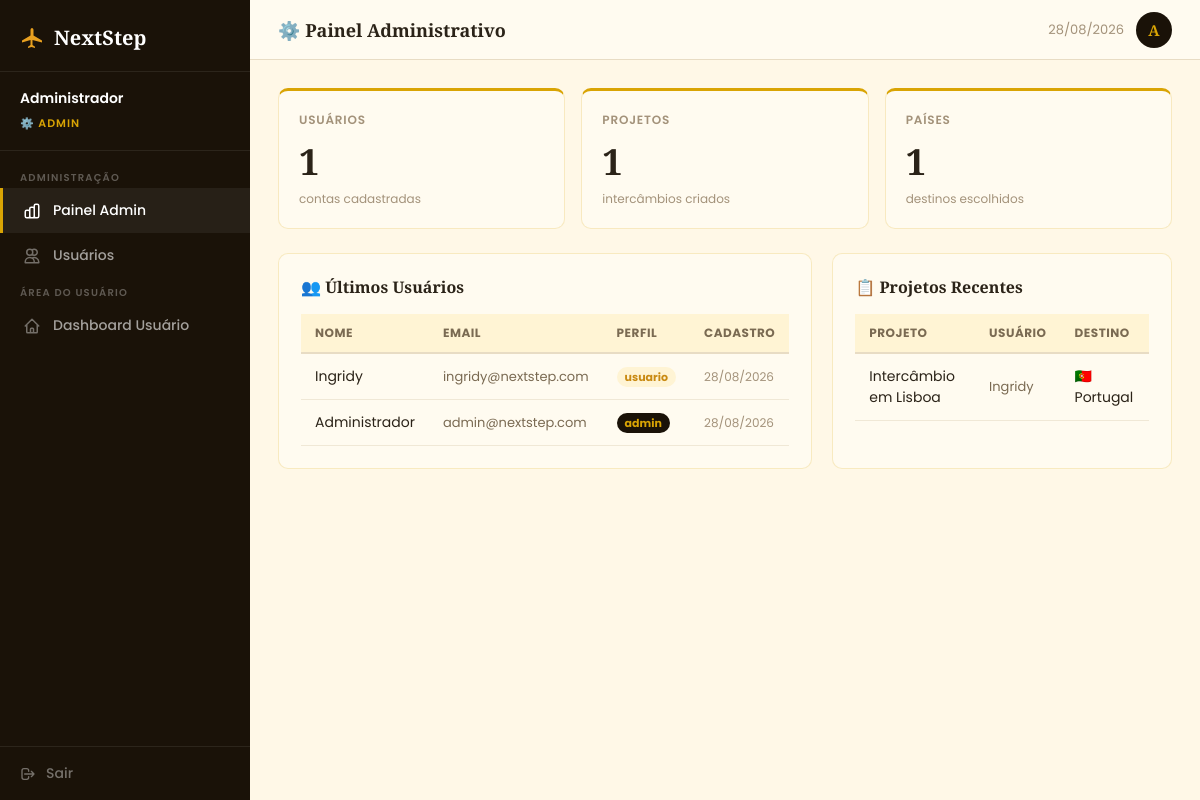
Page /admin/dashboard.php (signed in) on the committed database.
### tables this page shows
CREATE TABLE usuarios (
  id_usuario     INT          NOT NULL AUTO_INCREMENT,
  nome           VARCHAR(100) NOT NULL,
  email          VARCHAR(150) NOT NULL,
  senha_hash     VARCHAR(255) NOT NULL,
  idade          TINYINT      NOT NULL,
  cidade         VARCHAR(100) DEFAULT NULL,
  estado         CHAR(2)      DEFAULT NULL,
  tem_passaporte TINYINT(1)   NOT NULL DEFAULT 0,
  id_perfil      INT          NOT NULL DEFAULT 2,
  ativo          TINYINT(1)   NOT NULL DEFAULT 1,
  criado_em      DATETIME     NOT NULL DEFAULT CURRENT_TIMESTAMP,
  CONSTRAINT pk_usuarios      PRIMARY KEY (id_usuario),
  CONSTRAINT uq_email         UNIQUE (email),
  CONSTRAINT fk_usu_perfil    FOREIGN KEY (id_perfil)
    REFERENCES perfis(id_perfil)
);

CREATE TABLE perfis (
  id_perfil INT         NOT NULL AUTO_INCREMENT,
  nome      VARCHAR(30) NOT NULL,
  CONSTRAINT pk_perfis   PRIMARY KEY (id_perfil),
  CONSTRAINT uq_perfis   UNIQUE (nome)
);

CREATE TABLE projetos (
  id_projeto    INT          NOT NULL AUTO_INCREMENT,
  id_usuario    INT          NOT NULL,
  id_pais       INT          NOT NULL,
  id_objetivo   INT          NOT NULL,
  nome          VARCHAR(150) NOT NULL,
  cidade        VARCHAR(100) NOT NULL,
  duracao_meses TINYINT      NOT NULL,
  data_inicio   DATE         DEFAULT NULL,
  notas         TEXT         DEFAULT NULL,
  criado_em     DATETIME     NOT NULL DEFAULT CURRENT_TIMESTAMP,
  CONSTRAINT pk_projetos      PRIMARY KEY (id_projeto),
  CONSTRAINT fk_proj_usuario  FOREIGN KEY (id_usuario)
    REFERENCES usuarios(id_usuario) ON DELETE CASCADE,
  CONSTRAINT fk_proj_pais     FOREIGN KEY (id_pais)
    REFERENCES paises(id_pais),
  CONSTRAINT fk_proj_objetivo FOREIGN KEY (id_objetivo)
    REFERENCES objetivos(id_objetivo)
);

CREATE TABLE paises (
  id_pais        INT           NOT NULL AUTO_INCREMENT,
  nome           VARCHAR(100)  NOT NULL,
  bandeira       VARCHAR(10)   NOT NULL DEFAULT '',
  moeda          VARCHAR(10)   NOT NULL,
  idioma         VARCHAR(80)   NOT NULL,
  requer_visto   TINYINT(1)    NOT NULL DEFAULT 0,
  custo_mensal   DECIMAL(10,2) NOT NULL DEFAULT 0.00,
  CONSTRAINT pk_paises PRIMARY KEY (id_pais)
);

### includes/funcoes.php (called while the page is built, shortened)
<?php
function limpar(string $dado): string {
    return htmlspecialchars(trim($dado), ENT_QUOTES, 'UTF-8');
}
function usuario(): array {
    return [
        'id'     => $_SESSION['id_usuario'] ?? 0,
        'nome'   => $_SESSION['nome']       ?? '',
        'email'  => $_SESSION['email']      ?? '',
        'perfil' => $_SESSION['perfil']     ?? '',
    ];
}

### admin/dashboard.php (the view, shortened to what this page needs)
<?php
require_once __DIR__ . '/../includes/funcoes.php';
$u   = usuario();
$pdo = conectar();
$totalUsuarios = $pdo->query('SELECT COUNT(*) FROM usuarios WHERE id_perfil = 2')->fetchColumn();
$totalProjetos = $pdo->query('SELECT COUNT(*) FROM projetos')->fetchColumn();
$totalPaises   = $pdo->query('SELECT COUNT(DISTINCT id_pais) FROM projetos')->fetchColumn();
$ultUsu = $pdo->query(
    'SELECT u.id_usuario, u.nome, u.email, u.idade, u.criado_em, p.nome AS perfil
       FROM usuarios u
       JOIN perfis p ON p.id_perfil = u.id_perfil
      ORDER BY u.criado_em DESC LIMIT 8'
)->fetchAll();
$ultProj = $pdo->query(
    'SELECT pr.nome, pr.duracao_meses, pr.criado_em,
            u.nome AS usuario, pa.nome AS pais, pa.bandeira
       FROM projetos pr
       JOIN usuarios u  ON u.id_usuario = pr.id_usuario
       JOIN paises   pa ON pa.id_pais   = pr.id_pais
      ORDER BY pr.criado_em DESC LIMIT 6'
)->fetchAll();
?>
<!DOCTYPE html>
<html lang="pt-BR">
<head>
  <link rel="stylesheet" href="<?= ROOT_URL ?>/assets/css/styles.css">
</head>
<body>
<div class="ns-layout">
  <aside class="ns-sidebar">
    <div class="ns-sidebar__logo">
      <svg viewBox="0 0 24 24" fill="#E8A020" xmlns="http://www.w3.org/2000/svg">
        <path d="M22 16.5v-2l-8.5-5V4c0-1.1-.9-2-1.5-2s-1.5.9-1.5 2v5.5L2 14.5v2l8.5-2.6V19l-2.5 1.8V22l3.5-1 3.5 1v-1.2L12.5 19v-5.1L22 16.5z"/>
      </svg>
      NextStep
    </div>
    <div class="ns-sidebar__user">
      <span class="ns-sidebar__user-nome"><?= limpar($u['nome']) ?></span>
      <span class="ns-sidebar__user-perfil">⚙️ Admin</span>
    </div>
    <nav class="ns-sidebar__nav">
      <span class="ns-sidebar__section">Administração</span>
      <a href="<?= ROOT_URL ?>/admin/dashboard.php" class="ns-sidebar__link ativo">
        Painel Admin
      </a>
      <a href="<?= ROOT_URL ?>/admin/usuarios.php" class="ns-sidebar__link">
        <svg fill="none" stroke="currentColor" stroke-width="2" viewBox="0 0 24 24">
          <path stroke-linecap="round" stroke-linejoin="round" d="M12 4.354a4 4 0 110 5.292M15 21H3v-1a6 6 0 0112 0v1zm0 0h6v-1a6 6 0 00-9-5.197M13 7a4 4 0 11-8 0 4 4 0 018 0z"/>
        </svg>
        Usuários
      </a>
      <span class="ns-sidebar__section" style="margin-top:8px;">Área do Usuário</span>
      <a href="<?= ROOT_URL ?>/usuario/dashboard.php" class="ns-sidebar__link">
        <svg fill="none" stroke="currentColor" stroke-width="2" viewBox="0 0 24 24">
          <path stroke-linecap="round" stroke-linejoin="round" d="M3 12l2-2m0 0l7-7 7 7M5 10v10a1 1 0 001 1h3m10-11l2 2m-2-2v10a1 1 0 01-1 1h-3m-6 0a1 1 0 001-1v-4a1 1 0 011-1h2a1 1 0 011 1v4a1 1 0 001 1m-6 0h6"/>
        </svg>
        Dashboard Usuário
      </a>
    </nav>
    <div class="ns-sidebar__footer">
      <a href="<?= ROOT_URL ?>/logout.php" class="ns-sidebar__logout">
        <svg width="16" height="16" fill="none" stroke="currentColor" stroke-width="2" viewBox="0 0 24 24">
          <path stroke-linecap="round" stroke-linejoin="round" d="M17 16l4-4m0 0l-4-4m4 4H7m6 4v1a3 3 0 01-3 3H6a3 3 0 01-3-3V7a3 3 0 013-3h4a3 3 0 013 3v1"/>
        </svg>
        Sair
      </a>
    </div>
  </aside>
  <main class="ns-main">
    <div class="ns-topbar">
      <span class="ns-topbar__titulo">⚙️ Painel Administrativo</span>
      <div style="display:flex;align-items:center;gap:12px;">
        <span style="font-size:13px;color:#a3927a;"><?= date('d/m/Y') ?></span>
        <div class="ns-avatar"><?= strtoupper(substr($u['nome'], 0, 1)) ?></div>
      </div>
    </div>
    <div class="ns-content">
      <div class="ns-stats">
        <div class="ns-stat">
          <div class="ns-stat__label">Usuários</div>
          <div class="ns-stat__valor"><?= $totalUsuarios ?></div>
          <div class="ns-stat__sub">contas cadastradas</div>
        </div>
        <div class="ns-stat">
          <div class="ns-stat__label">Projetos</div>
          <div class="ns-stat__valor"><?= $totalProjetos ?></div>
          <div class="ns-stat__sub">intercâmbios criados</div>
        </div>
        <div class="ns-stat">
          <div class="ns-stat__label">Países</div>
          <div class="ns-stat__valor"><?= $totalPaises ?></div>
          <div class="ns-stat__sub">destinos escolhidos</div>
        </div>
      </div>
      <div style="display:grid;grid-template-columns:1fr 1fr;gap:20px;">
        <div class="ns-card">
          <h3>👥 Últimos Usuários</h3>
          <table>
            <thead>
              <tr>
                <th>Nome</th>
                <th>Email</th>
                <th>Perfil</th>
                <th>Cadastro</th>
              </tr>
            </thead>
            <tbody>
              <?php foreach ($ultUsu as $usr): ?>
                <tr>
                  <td><?= limpar($usr['nome']) ?></td>
                  <td style="font-size:13px;color:#7a6a52;"><?= limpar($usr['email']) ?></td>
                  <td>
                    <span class="<?= $usr['perfil'] === 'admin' ? 'badge-admin' : 'badge-usuario' ?>">
                      <?= limpar($usr['perfil']) ?>
                    </span>
                  </td>
                  <td style="font-size:12px;color:#a3927a;">
                    <?= date('d/m/Y', strtotime($usr['criado_em'])) ?>
                  </td>
                </tr>
              <?php endforeach; ?>
            </tbody>
          </table>
        </div>
        <div class="ns-card">
          <h3>📋 Projetos Recentes</h3>
          <table>
            <thead>
              <tr>
                <th>Projeto</th>
                <th>Usuário</th>
                <th>Destino</th>
              </tr>
            </thead>
            <tbody>
              <?php foreach ($ultProj as $pj): ?>
                <tr>
                  <td><?= limpar($pj['nome']) ?></td>
                  <td style="font-size:13px;color:#7a6a52;"><?= limpar($pj['usuario']) ?></td>
                  <td><?= limpar($pj['bandeira']) ?> <?= limpar($pj['pais']) ?></td>
                </tr>
              <?php endforeach; ?>
            </tbody>
          </table>
        </div>
      </div>
    </div>
  </main>
</div>
</body>
</html>

### assets/css/styles.css (style rules this page uses)
* { margin: 0; padding: 0; box-sizing: border-box; }
body { font-family: 'Poppins', sans-serif; background-color: #FDF8EE; color: #4a3f2e; }
h1, h2, h3, .logo { font-family: 'Playfair Display', 'Poppins', serif; }

### admin/dashboard.php (style rules this page uses)
body { background: #FFF8E7; }
.ns-layout { display: flex; min-height: 100vh; }
.ns-sidebar { width: 250px; background: #1a1208; display: flex; flex-direction: column; position: fixed; top: 0; left: 0; height: 100vh; z-index: 100; }
.ns-sidebar__logo { display: flex; align-items: center; gap: 10px; padding: 24px 20px 20px; border-bottom: 1px solid rgba(255,255,255,.08); font-family: 'Playfair Display', serif; font-size: 20px; font-weight: 700; color: #fff; }
.ns-sidebar__logo svg { width: 24px; height: 24px; }
.ns-sidebar__user { padding: 16px 20px; border-bottom: 1px solid rgba(255,255,255,.08); }
.ns-sidebar__user-nome { display: block; font-size: 14px; font-weight: 600; color: #fff; }
.ns-sidebar__user-perfil { font-size: 11px; color: #D9A404; font-weight: 600; text-transform: uppercase; letter-spacing: 1px; }
.ns-sidebar__nav { flex: 1; padding: 12px 0; }
.ns-sidebar__section { font-size: 10px; font-weight: 600; text-transform: uppercase; letter-spacing: 1.2px; color: rgba(255,255,255,.3); padding: 12px 20px 4px; }
.ns-sidebar__link { display: flex; align-items: center; gap: 12px; padding: 12px 20px; color: rgba(255,255,255,.6); font-size: 14px; font-weight: 500; text-decoration: none; border-left: 3px solid transparent; transition: all .2s ease; }
.ns-sidebar__link:hover, .ns-sidebar__link.ativo { color: #fff; background: rgba(255,255,255,.06); border-left-color: #D9A404; }
.ns-sidebar__link svg { width: 18px; height: 18px; opacity: .65; flex-shrink: 0; }
.ns-sidebar__link.ativo svg, .ns-sidebar__link:hover svg { opacity: 1; }
.ns-sidebar__footer { padding: 16px 20px; border-top: 1px solid rgba(255,255,255,.08); }
.ns-sidebar__logout { display: flex; align-items: center; gap: 10px; color: rgba(255,255,255,.4); font-size: 14px; font-weight: 500; text-decoration: none; transition: color .2s; }
.ns-main { margin-left: 250px; flex: 1; display: flex; flex-direction: column; }
.ns-topbar { background: #FFFBF0; border-bottom: 1px solid #e8dcc4; padding: 0 28px; height: 60px; display: flex; align-items: center; justify-content: space-between; position: sticky; top: 0; z-index: 50; }
.ns-topbar__titulo { font-family: 'Playfair Display', serif; font-size: 18px; font-weight: 700; color: #2b2318; }
.ns-avatar { width: 36px; height: 36px; background: #1a1208; border-radius: 50%; display: flex; align-items: center; justify-content: center; color: #D9A404; font-weight: 700; font-size: 15px; font-family: 'Playfair Display', serif; }
.ns-content { padding: 28px; }
.ns-stats { display: grid; grid-template-columns: repeat(3, 1fr); gap: 16px; margin-bottom: 24px; }
.ns-stat { background: #FFFBF0; border: 1px solid rgba(217,164,4,0.2); border-radius: 10px; padding: 20px; border-top: 3px solid #D9A404; }
.ns-stat__label { font-size: 12px; font-weight: 600; text-transform: uppercase; letter-spacing: .8px; color: #a3927a; margin-bottom: 8px; }
.ns-stat__valor { font-family: 'Playfair Display', serif; font-size: 36px; font-weight: 800; color: #2b2318; }
.ns-stat__sub { font-size: 12px; color: #a3927a; margin-top: 4px; }
.ns-card { background: #FFFBF0; border: 1px solid rgba(217,164,4,0.2); border-radius: 10px; padding: 22px; }
.ns-card h3 { font-size: 16px; font-weight: 700; color: #2b2318; margin-bottom: 16px; }
table { width: 100%; border-collapse: collapse; font-size: 14px; }
th { background: #FFF4D4; padding: 10px 14px; text-align: left; font-size: 12px; font-weight: 700; text-transform: uppercase; letter-spacing: .5px; color: #7a6a52; border-bottom: 2px solid #e8dcc4; }
td { padding: 12px 14px; border-bottom: 1px solid #f0e8d6; color: #2b2318; }
.badge-admin { background: #1a1208; color: #D9A404; padding: 2px 8px; border-radius: 99px; font-size: 11px; font-weight: 700; }
.badge-usuario { background: #FFF4D4; color: #C98A12; padding: 2px 8px; border-radius: 99px; font-size: 11px; font-weight: 700; }

### rows in the picture
usuarios: nome "Administrador", nome "A", email "admin@nextstep.com", id_perfil.nome "admin", criado_em "28/08/2026"
usuarios: nome "Ingridy", email "ingridy@nextstep.com", id_perfil.nome "usuario", criado_em "28/08/2026"
projetos: nome "Intercâmbio em Lisboa", id_usuario.nome "Ingridy", id_pais.bandeira "🇵🇹", id_pais.nome "Portugal"

### other values in the picture
$totalUsuarios "1"
$totalProjetos "1"
$totalPaises "1"
